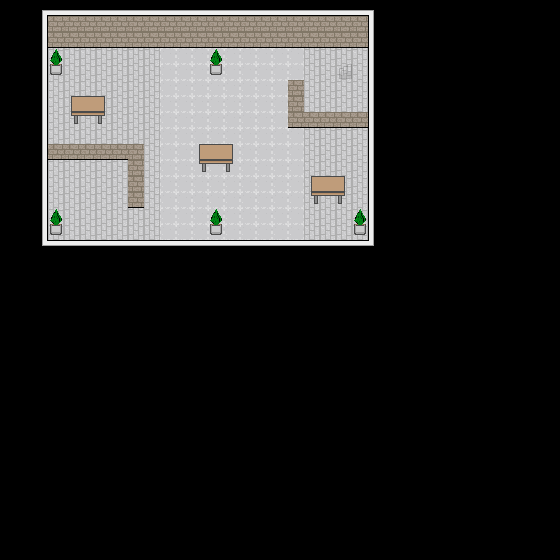

Tiled map render using the project's own tile images. Description and the map definition, with tile-layer contents summarised, below:
An orthogonal 35x35 tile map with 16x16 px tiles, 3 tile layers (floor, props, stairs).

<map version="1.5" tiledversion="1.6.0" orientation="orthogonal" renderorder="right-down" width="35" height="35" tilewidth="16" tileheight="16" infinite="0" nextlayerid="8" nextobjectid="1">
 <editorsettings>
  <export target="LThree.json" format="json" />
 </editorsettings>
 <tileset firstgid="1" name="wallsfloor2" tilewidth="16" tileheight="16" tilecount="30" columns="5">
  <image source="wallsfloor2.png" trans="003039" width="80" height="96" />
  <tile id="0">
   <properties>
    <property name="collides" type="bool" value="true" />
   </properties>
  </tile>
  <tile id="1">
   <properties>
    <property name="collides" type="bool" value="false" />
   </properties>
  </tile>
  <tile id="2">
   <properties>
    <property name="collides" type="bool" value="true" />
   </properties>
  </tile>
  <tile id="3">
   <properties>
    <property name="collides" type="bool" value="true" />
   </properties>
  </tile>
  <tile id="4">
   <properties>
    <property name="collides" type="bool" value="true" />
   </properties>
  </tile>
  <tile id="5">
   <properties>
    <property name="collides" type="bool" value="true" />
   </properties>
  </tile>
  <tile id="6">
   <properties>
    <property name="collides" type="bool" value="true" />
   </properties>
  </tile>
  <tile id="7">
   <properties>
    <property name="collides" type="bool" value="true" />
   </properties>
  </tile>
  <tile id="8">
   <properties>
    <property name="collides" type="bool" value="true" />
   </properties>
  </tile>
  <tile id="9">
   <properties>
    <property name="collides" type="bool" value="true" />
   </properties>
  </tile>
  <tile id="10">
   <properties>
    <property name="collides" type="bool" value="true" />
   </properties>
  </tile>
  <tile id="11">
   <properties>
    <property name="collides" type="bool" value="true" />
   </properties>
  </tile>
  <tile id="12">
   <properties>
    <property name="collides" type="bool" value="true" />
   </properties>
  </tile>
  <tile id="13">
   <properties>
    <property name="collides" type="bool" value="true" />
   </properties>
  </tile>
  <tile id="14">
   <properties>
    <property name="collides" type="bool" value="true" />
   </properties>
  </tile>
  <tile id="15">
   <properties>
    <property name="collides" type="bool" value="true" />
   </properties>
  </tile>
  <tile id="16">
   <properties>
    <property name="collides" type="bool" value="true" />
   </properties>
  </tile>
  <tile id="17">
   <properties>
    <property name="collides" type="bool" value="false" />
   </properties>
  </tile>
  <tile id="18">
   <properties>
    <property name="collides" type="bool" value="true" />
   </properties>
  </tile>
  <tile id="19">
   <properties>
    <property name="collides" type="bool" value="true" />
   </properties>
  </tile>
  <tile id="20">
   <properties>
    <property name="collides" type="bool" value="true" />
   </properties>
  </tile>
  <tile id="21">
   <properties>
    <property name="collides" type="bool" value="true" />
   </properties>
  </tile>
  <tile id="22">
   <properties>
    <property name="collides" type="bool" value="true" />
   </properties>
  </tile>
  <tile id="23">
   <properties>
    <property name="collides" type="bool" value="true" />
   </properties>
  </tile>
  <tile id="24">
   <properties>
    <property name="collides" type="bool" value="true" />
   </properties>
  </tile>
  <tile id="25">
   <properties>
    <property name="collides" type="bool" value="true" />
   </properties>
  </tile>
  <tile id="26">
   <properties>
    <property name="active" type="bool" value="true" />
    <property name="collides" type="bool" value="true" />
   </properties>
  </tile>
  <tile id="27">
   <properties>
    <property name="collides" type="bool" value="false" />
   </properties>
  </tile>
  <tile id="28">
   <properties>
    <property name="collides" type="bool" value="false" />
   </properties>
  </tile>
  <tile id="29">
   <properties>
    <property name="collides" type="bool" value="false" />
   </properties>
  </tile>
 </tileset>
 <layer id="1" name="floor" width="35" height="35">
  <data>[1225 cells, 352 non-empty, 12 distinct tile ids]</data>
 </layer>
 <layer id="5" name="props" width="35" height="35">
  <data>[1225 cells, 28 non-empty, 8 distinct tile ids]</data>
 </layer>
 <layer id="6" name="stairs" width="35" height="35" opacity="0.17">
  <data>[1225 cells, 1 non-empty, 1 distinct tile ids]</data>
 </layer>
</map>
